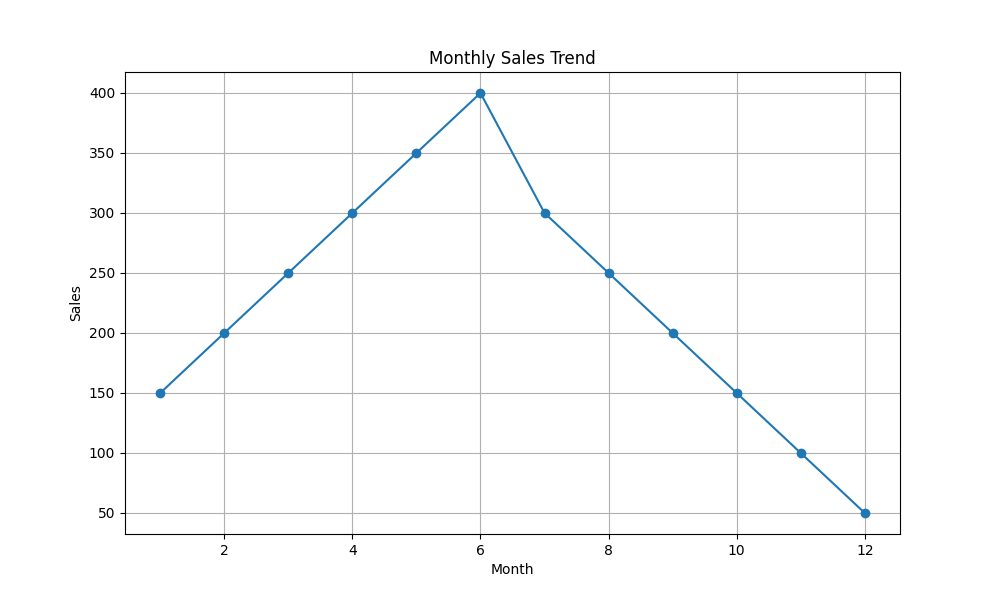

Here is the Python script that generated this plot:
import matplotlib.pyplot as plt

# Sales data for each month
months = range(1, 13)
sales = [150, 200, 250, 300, 350, 400, 300, 250, 200, 150, 100, 50]

# Creating the plot
plt.figure(figsize=(10, 6))
plt.plot(months, sales, marker='o')
plt.title('Monthly Sales Trend')
plt.xlabel('Month')
plt.ylabel('Sales')
plt.grid(True)

# Saving the plot as PNG
plt.savefig('line-plot.png')

# Displaying the plot
plt.show()
